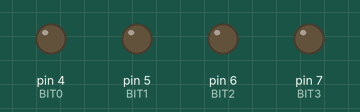
Recording of a sketch running on a simulated Arduino Uno, built with avr-gcc and run on an emulated ATmega328P. On the bench: output pins drawn as LEDs (lit = HIGH).

Above: at 0.2 s.
At 1.2 s:
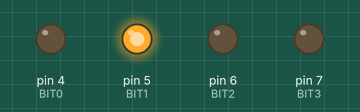
At 1.7 s:
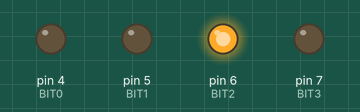
At 3.2 s:
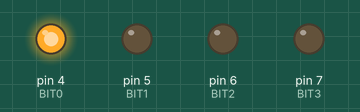
At 4.7 s:
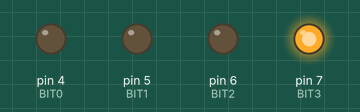
Timing chart, 0 to 5.8 s (numbered marks = the images above):
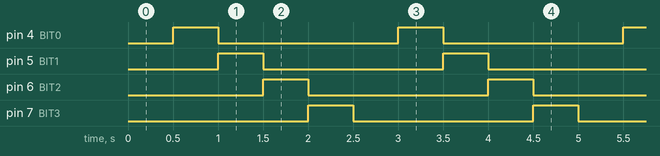

The sketch:

contador_original_dev.ino
```cpp
const int BIT0 = 4;
const int BIT1 = 5;
const int BIT2 = 6;
const int BIT3 = 7;

int tiempo_espera = 500;

void setup()
{
  pinMode(BIT0, OUTPUT);
  pinMode(BIT1, OUTPUT);
  pinMode(BIT2, OUTPUT);
  pinMode(BIT3, OUTPUT);
}

void loop()
{
  // numero 0
  digitalWrite(BIT0, LOW);
  digitalWrite(BIT1, LOW);
  digitalWrite(BIT2, LOW);
  digitalWrite(BIT3, LOW);
  delay(tiempo_espera);

  // numero 1
  digitalWrite(BIT0, HIGH);
  digitalWrite(BIT1, LOW);
  digitalWrite(BIT2, LOW);
  digitalWrite(BIT3, LOW);
  delay(tiempo_espera);

  // numero 2
  digitalWrite(BIT0, LOW);
  digitalWrite(BIT1, HIGH);
  digitalWrite(BIT2, LOW);
  digitalWrite(BIT3, LOW);
  delay(tiempo_espera);

  // numero 3
  digitalWrite(BIT0, LOW);
  digitalWrite(BIT1, LOW);
  digitalWrite(BIT2, HIGH);
  digitalWrite(BIT3, LOW);
  delay(tiempo_espera);

  // numero 4
  digitalWrite(BIT0, LOW);
  digitalWrite(BIT1, LOW);
  digitalWrite(BIT2, LOW);
  digitalWrite(BIT3, HIGH);
  delay(tiempo_espera);

}
```

Measured:
- by itself, pin 4 (BIT0), pin 5 (BIT1), pin 6 (BIT2), pin 7 (BIT3): alternates HIGH for 0.50 s and LOW for 2.0 s
- by itself, everything shown: repeats every 2.5 s, in 5 steps
